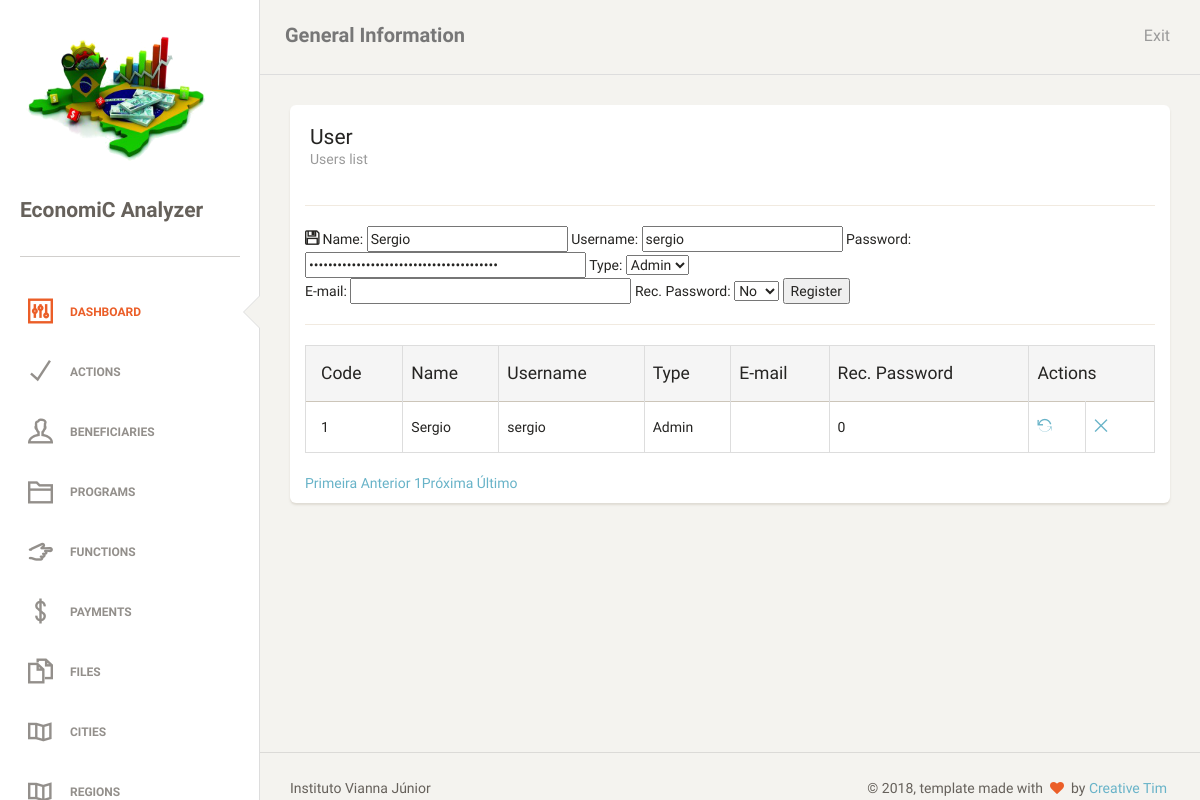
Screenshot of /users.php?act=upd&idUser=1 (signed in) with the database file from the repository.
### tables this page shows
CREATE TABLE `tb_user` (
  `id_user` int(11) NOT NULL AUTO_INCREMENT,
  `str_name` varchar(80) NOT NULL,
  `str_username` varchar(45) NOT NULL,
  `str_password` varchar(45) NOT NULL,
  `str_type` varchar(45) NOT NULL,
  `str_email` varchar(45) NOT NULL,
  `rec_Password` tinyint(1) NOT NULL DEFAULT '0',
  PRIMARY KEY (`id_user`),
  UNIQUE KEY `id_user_UNIQUE` (`id_user`)
);

### classes/user.php (called while the page is built)
<?php
class user
{
    private $idUser;
    private $name;
    private $username;
    private $password;
    private $type;
    private $email;
    private $recPassword;
    public function __construct($idUser, $name, $username, $password, $type, $email, $recPassword)
    {
        $this->idUser = $idUser;
        $this->name = $name;
        $this->username = $username;
        $this->password = $password;
        $this->type = $type;
        $this->email = $email;
        $this->recPassword = $recPassword;
    }
    public function getIdUser()
    {
        return $this->idUser;
    }
    public function setIdUser($idUser): void
    {
        $this->idUser = $idUser;
    }
    public function getName()
    {
        return $this->name;
    }
    public function setName($name): void
    {
        $this->name = $name;
    }
    public function getUsername()
    {
        return $this->username;
    }
    public function setUsername($username): void
    {
        $this->username = $username;
    }
    public function getPassword()
    {
        return $this->password;
    }
    public function setPassword($password): void
    {
        $this->password = $password;
    }
    public function getType()
    {
        return $this->type;
    }
    public function setType($type): void
    {
        $this->type = $type;
    }
    public function getEmail()
    {
        return $this->email;
    }
    public function setEmail($email): void
    {
        $this->email = $email;
    }
    public function getRecPassword()
    {
        return $this->recPassword;
    }
    public function setRecPassword($recPassword): void
    {
        $this->recPassword = $recPassword;
    }
}

### users.php (the view, shortened to what this page needs)
<?php
include_once "classes/template.php";
require_once "db/userDAO.php";
require_once "classes/user.php";
$object = new userDAO();
if ($_SERVER['REQUEST_METHOD'] == 'POST') {
    $idUser = (isset($_POST["idUser"]) && $_POST["idUser"] != null) ? $_POST["idUser"] : "";
    $name = (isset($_POST["name"]) && $_POST["name"] != null) ? $_POST["name"] : "";
    $username = (isset($_POST["username"]) && $_POST["username"] != null) ? $_POST["username"] : "";
    $password = (isset($_POST["password"]) && $_POST["password"] != null) ? $_POST["password"] : "";
    $type = (isset($_POST["type"]) && $_POST["type"] != null) ? $_POST["type"] : "";
    $email = (isset($_POST["email"]) && $_POST["email"] != null) ? $_POST["email"] : "";
    $recPassword = (isset($_POST["recPassword"]) && $_POST["recPassword"] != null) ? $_POST["recPassword"] : "";
} else if (!isset($idUser)) {
    $idUser = (isset($_GET["idUser"]) && $_GET["idUser"] != null) ? $_GET["idUser"] : "";
    $name = NULL;
    $username = NULL;
    $password = NULL;
    $type = NULL;
    $email = NULL;
    $recPassword = NULL;
}
if (isset($_REQUEST["act"]) && $_REQUEST["act"] == "upd" && $idUser != "") {
    $user = new user($idUser, '', '','','','','');
    $resultado = $object->atualizar($user);
    $name = $resultado->getName();
    $username = $resultado->getUsername();
    $password = $resultado->getPassword();
    $type = $resultado->getType();
    $email = $resultado->getEmail();
    $recPassword = $resultado->getRecPassword();
}
?>
<div class='content' xmlns="http://www.w3.org/1999/html">
    <div class='container-fluid'>
        <div class='row'>
            <div class='col-md-12'>
                <div class='card'>
                    <div class='header'>
                        <h4 class='title'>User</h4>
                        <p class='category'>Users list</p>
                    </div>
                    <div class='content table-responsive'>
                        <form action="?act=save&idUser=" method="POST" name="form1">
                            <hr>
                            <i class="ti-save"></i>
                            Name:
                            <input type="text" size="20" name="name" value="<?php
                            echo (isset($name) && ($name != null || $name != "")) ? $name : '';
                            ?>"/>
                            Username:
                            <input type="text" size="20" name="username" value="<?php
                            echo (isset($username) && ($username != null || $username != "")) ? $username : '';
                            ?>"/>
                            Password:
                            <input type="password" size="30" name="password" value="<?php
                            echo (isset($password) && ($password != null || $password != "")) ? $password : '';
                            ?>"/>
                            Type:
                            <select name="type">
                                <option value="Admin"<?php if(isset($type) && $type== "Admin") echo 'selected'?>>Admin</option>
                            </select>
                            <br/>
                            E-mail:
                            <input type="email" size="30" name="email" value="<?php
                            echo (isset($email) && ($email != null || $email != "")) ? $email : '';
                            ?>"/>
                            Rec. Password:
                            <select name="recPassword">
                                <option value="0"<?php if(isset($recPassword) && $recPassword== 0) echo 'selected'?>>No</option>
                            </select>
                            <input type="submit" VALUE="Register"/>
                            <hr>
                        </form>
                        <?php
                        $object->tabelaPaginada();
                        ?>
                    </div>
                </div>
            </div>
        </div>
    </div>
</div>

### db/userDAO.php (shortened to what this page needs)
<?php
require_once "conexao.php";
require_once "classes/user.php";
class userDAO
{
    public function atualizar($user)
    {
        global $pdo;
        try {
            $statement = $pdo->prepare("SELECT id_user, str_name, str_username, str_password, str_type, str_email, rec_Password FROM tb_user WHERE id_user = :id");
            $statement->bindValue(":id", $user->getIdUser());
            if ($statement->execute()) {
                $rs = $statement->fetch(PDO::FETCH_OBJ);
                $user->setIdUser($rs->id_user);
                $user->setName($rs->str_name);
                $user->setUsername($rs->str_username);
                $user->setPassword($rs->str_password);
                $user->setType($rs->str_type);
                $user->setEmail($rs->str_email);
                $user->setRecPassword($rs->rec_Password);
                return $user;
            } else {
                throw new PDOException("Erro: Não foi possível executar a declaração sql");
            }
        } catch (PDOException $erro) {
            return "Erro: " . $erro->getMessage();
        }
    }
    public function tabelaPaginada()
    {
        global $pdo;
        $endereco = $_SERVER ['PHP_SELF'];
        $pagina_atual = (isset($_GET['page']) && is_numeric($_GET['page'])) ? $_GET['page'] : 1;
        $linha_inicial = ($pagina_atual - 1) * QTDE_REGISTROS;
        $sql = "SELECT id_user, str_name, str_username, str_password, str_type, str_email, rec_Password FROM tb_user LIMIT {$linha_inicial}, " . QTDE_REGISTROS;
        $statement = $pdo->prepare($sql);
        $statement->execute();
        $dados = $statement->fetchAll(PDO::FETCH_OBJ);
        $sqlContador = "SELECT COUNT(*) AS total_registros FROM tb_user";
        $statement = $pdo->prepare($sqlContador);
        $statement->execute();
        $valor = $statement->fetch(PDO::FETCH_OBJ);
        $primeira_pagina = 1;
        $ultima_pagina = ceil($valor->total_registros / QTDE_REGISTROS);
        $pagina_anterior = ($pagina_atual > 1) ? $pagina_atual - 1 : 0;
        $proxima_pagina = ($pagina_atual < $ultima_pagina) ? $pagina_atual + 1 : 0;
        $range_inicial = (($pagina_atual - RANGE_PAGINAS) >= 1) ? $pagina_atual - RANGE_PAGINAS : 1;
        $range_final = (($pagina_atual + RANGE_PAGINAS) <= $ultima_pagina) ? $pagina_atual + RANGE_PAGINAS : $ultima_pagina;
        $exibir_botao_inicio = ($range_inicial < $pagina_atual) ? 'mostrar' : 'esconder';
        $exibir_botao_final = ($range_final > $pagina_atual) ? 'mostrar' : 'esconder';
        if (!empty($dados)):
            echo "
     <table class='table table-striped table-bordered'>
     <thead>
       <tr class='active'>
        <th>Code</th>
        <th>Name</th>
        <th>Username</th>
        <th>Type</th>
        <th>E-mail</th>
        <th>Rec. Password</th>
        <th colspan='2'>Actions</th>
       </tr>
     </thead>
     <tbody>";
            foreach ($dados as $var):
                echo "<tr>
        <td>$var->id_user</td>
        <td>$var->str_name</td>
        <td>$var->str_username</td>
        <td>$var->str_type</td>
        <td>$var->str_email</td>
        <td>$var->rec_Password</td>
        <td><a href='?act=upd&idUser=$var->id_user'><i class='ti-reload'></i></a></td>
        <td><a href='?act=del&idUser=$var->id_user'><i class='ti-close'></i></a></td>
       </tr>";
            endforeach;
            echo "
</tbody>
     </table>
     <div class='box-paginacao'>
       <a class='box-navegacao  $exibir_botao_inicio' href='$endereco?page=$primeira_pagina' title='Primeira Página'>Primeira</a>
       <a class='box-navegacao $exibir_botao_inicio' href='$endereco?page=$pagina_anterior' title='Página Anterior'>Anterior</a>
";
            for ($i = $range_inicial; $i <= $range_final; $i++):
                $destaque = ($i == $pagina_atual) ? 'destaque' : '';
                echo "<a class='box-numero $destaque' href='$endereco?page=$i'>$i</a>";
            endfor;
            echo "<a class='box-navegacao $exibir_botao_final' href='$endereco?page=$proxima_pagina' title='Próxima Página'>Próxima</a>
       <a class='box-navegacao $exibir_botao_final' href='$endereco?page=$ultima_pagina' title='Última Página'>Último</a>
     </div>";
        else:
            echo "<p class='bg-danger'>Nenhum registro foi encontrado!</p>
     ";
        endif;
    }
}

### rows the page displays
tb_user: name "Sergio", username "sergio", type "Admin", recPassword "No", id_user "1", str_name "Sergio", str_username "sergio", str_type "Admin", rec_Password "0"
